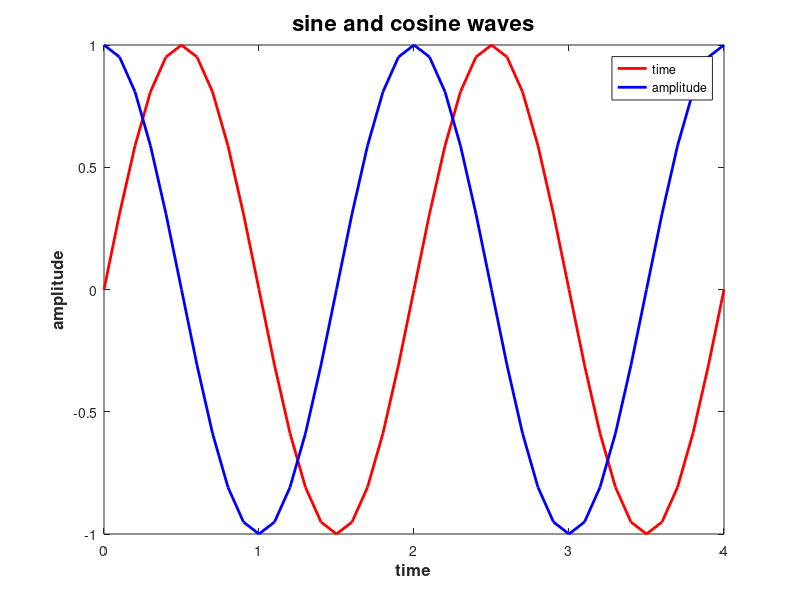

MATLAB code for this plot:
% NAME:JAIMINI ARUN PATWARDHAN
% PRN NO.-16070123067
% BATCH-B1,16-20
%VERSION 0
clc;                                                                 %clears command window%                  
clear all;                                                           %clears workspace%
close all;                                                           %closes all figures%
t=0:0.1:4;                                                           %x-axis% 
y=sin(pi*t);                                                         %sine wave%
x=cos(pi*t);                                                         %cosine wave% 
plot(t,y,'r','LineWidth',2);                                         %plots x & y axes with a particular linewidth%  
hold on;                                                             %can plot more graphs on the same figure window% 
plot(t,x,'b','LineWidth',2);                                         %plots x & y axes with a particular linewidth%
xlabel('time','fontweight','bold','fontsize',12);                    %labelling x-axis with particular fontweight and fontsize%     
ylabel('amplitude','fontweight','bold','fontsize',12)                %labelling y-axis with particular fontweight and fontsize% 
title('sine and cosine waves','fontweight','bold','fontsize',16)     %title to the figure window with particular fontweight and fontsize%
legend('time','amplitude')                                           %denotations of the plot lines% 